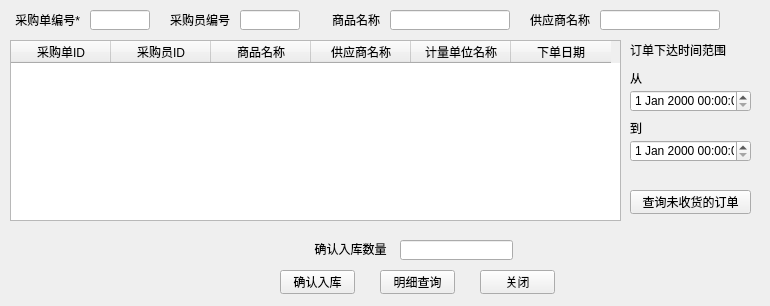
<?xml version="1.0" encoding="UTF-8"?>
<ui version="4.0">
 <class>Form</class>
 <widget class="QWidget" name="Form">
  <property name="geometry">
   <rect>
    <x>0</x>
    <y>0</y>
    <width>770</width>
    <height>306</height>
   </rect>
  </property>
  <property name="windowTitle">
   <string>Form</string>
  </property>
  <widget class="QTableWidget" name="tableWidget">
   <property name="geometry">
    <rect>
     <x>10</x>
     <y>40</y>
     <width>611</width>
     <height>181</height>
    </rect>
   </property>
   <column>
    <property name="text">
     <string>采购单ID</string>
    </property>
   </column>
   <column>
    <property name="text">
     <string>采购员ID</string>
    </property>
   </column>
   <column>
    <property name="text">
     <string>商品名称</string>
    </property>
   </column>
   <column>
    <property name="text">
     <string>供应商名称</string>
    </property>
   </column>
   <column>
    <property name="text">
     <string>计量单位名称</string>
    </property>
   </column>
   <column>
    <property name="text">
     <string>下单日期</string>
    </property>
   </column>
  </widget>
  <widget class="QDateTimeEdit" name="dateTimeEdit_2">
   <property name="geometry">
    <rect>
     <x>630</x>
     <y>140</y>
     <width>121</width>
     <height>22</height>
    </rect>
   </property>
  </widget>
  <widget class="QLabel" name="label_7">
   <property name="geometry">
    <rect>
     <x>630</x>
     <y>120</y>
     <width>54</width>
     <height>16</height>
    </rect>
   </property>
   <property name="text">
    <string>到</string>
   </property>
  </widget>
  <widget class="QDateTimeEdit" name="dateTimeEdit">
   <property name="geometry">
    <rect>
     <x>630</x>
     <y>90</y>
     <width>121</width>
     <height>22</height>
    </rect>
   </property>
  </widget>
  <widget class="QLabel" name="label_5">
   <property name="geometry">
    <rect>
     <x>630</x>
     <y>40</y>
     <width>100</width>
     <height>20</height>
    </rect>
   </property>
   <property name="text">
    <string>订单下达时间范围</string>
   </property>
   <property name="alignment">
    <set>Qt::AlignLeading|Qt::AlignLeft|Qt::AlignVCenter</set>
   </property>
  </widget>
  <widget class="QLabel" name="label_6">
   <property name="geometry">
    <rect>
     <x>630</x>
     <y>70</y>
     <width>54</width>
     <height>16</height>
    </rect>
   </property>
   <property name="text">
    <string>从</string>
   </property>
  </widget>
  <widget class="QLineEdit" name="cNameEdit">
   <property name="geometry">
    <rect>
     <x>390</x>
     <y>10</y>
     <width>120</width>
     <height>20</height>
    </rect>
   </property>
  </widget>
  <widget class="QLabel" name="label_4">
   <property name="geometry">
    <rect>
     <x>0</x>
     <y>10</y>
     <width>80</width>
     <height>20</height>
    </rect>
   </property>
   <property name="text">
    <string>采购单编号*</string>
   </property>
   <property name="alignment">
    <set>Qt::AlignRight|Qt::AlignTrailing|Qt::AlignVCenter</set>
   </property>
  </widget>
  <widget class="QLineEdit" name="pIDEdit">
   <property name="geometry">
    <rect>
     <x>240</x>
     <y>10</y>
     <width>60</width>
     <height>20</height>
    </rect>
   </property>
  </widget>
  <widget class="QLabel" name="label_3">
   <property name="geometry">
    <rect>
     <x>150</x>
     <y>10</y>
     <width>80</width>
     <height>20</height>
    </rect>
   </property>
   <property name="text">
    <string>采购员编号</string>
   </property>
   <property name="alignment">
    <set>Qt::AlignRight|Qt::AlignTrailing|Qt::AlignVCenter</set>
   </property>
  </widget>
  <widget class="QLineEdit" name="poIDEdit">
   <property name="geometry">
    <rect>
     <x>90</x>
     <y>10</y>
     <width>60</width>
     <height>20</height>
    </rect>
   </property>
  </widget>
  <widget class="QLineEdit" name="sNameEdit">
   <property name="geometry">
    <rect>
     <x>600</x>
     <y>10</y>
     <width>120</width>
     <height>20</height>
    </rect>
   </property>
  </widget>
  <widget class="QLabel" name="label_2">
   <property name="geometry">
    <rect>
     <x>510</x>
     <y>10</y>
     <width>80</width>
     <height>20</height>
    </rect>
   </property>
   <property name="text">
    <string>供应商名称</string>
   </property>
   <property name="alignment">
    <set>Qt::AlignRight|Qt::AlignTrailing|Qt::AlignVCenter</set>
   </property>
  </widget>
  <widget class="QLabel" name="label">
   <property name="geometry">
    <rect>
     <x>300</x>
     <y>10</y>
     <width>80</width>
     <height>20</height>
    </rect>
   </property>
   <property name="text">
    <string>商品名称</string>
   </property>
   <property name="alignment">
    <set>Qt::AlignRight|Qt::AlignTrailing|Qt::AlignVCenter</set>
   </property>
  </widget>
  <widget class="QPushButton" name="queryButton">
   <property name="geometry">
    <rect>
     <x>630</x>
     <y>190</y>
     <width>121</width>
     <height>24</height>
    </rect>
   </property>
   <property name="text">
    <string>查询未收货的订单</string>
   </property>
  </widget>
  <widget class="QLabel" name="label_8">
   <property name="geometry">
    <rect>
     <x>310</x>
     <y>240</y>
     <width>81</width>
     <height>16</height>
    </rect>
   </property>
   <property name="layoutDirection">
    <enum>Qt::LeftToRight</enum>
   </property>
   <property name="text">
    <string>确认入库数量</string>
   </property>
   <property name="alignment">
    <set>Qt::AlignBottom|Qt::AlignHCenter</set>
   </property>
   <property name="textInteractionFlags">
    <set>Qt::LinksAccessibleByMouse|Qt::TextSelectableByMouse</set>
   </property>
  </widget>
  <widget class="QLineEdit" name="checkNumEdit">
   <property name="geometry">
    <rect>
     <x>400</x>
     <y>240</y>
     <width>113</width>
     <height>20</height>
    </rect>
   </property>
  </widget>
  <widget class="QPushButton" name="exitButton">
   <property name="geometry">
    <rect>
     <x>480</x>
     <y>270</y>
     <width>75</width>
     <height>24</height>
    </rect>
   </property>
   <property name="text">
    <string>关闭</string>
   </property>
  </widget>
  <widget class="QPushButton" name="queryButton2">
   <property name="geometry">
    <rect>
     <x>380</x>
     <y>270</y>
     <width>75</width>
     <height>24</height>
    </rect>
   </property>
   <property name="text">
    <string>明细查询</string>
   </property>
  </widget>
  <widget class="QPushButton" name="checkButton">
   <property name="geometry">
    <rect>
     <x>280</x>
     <y>270</y>
     <width>75</width>
     <height>24</height>
    </rect>
   </property>
   <property name="text">
    <string>确认入库</string>
   </property>
  </widget>
 </widget>
 <resources/>
 <connections/>
</ui>
